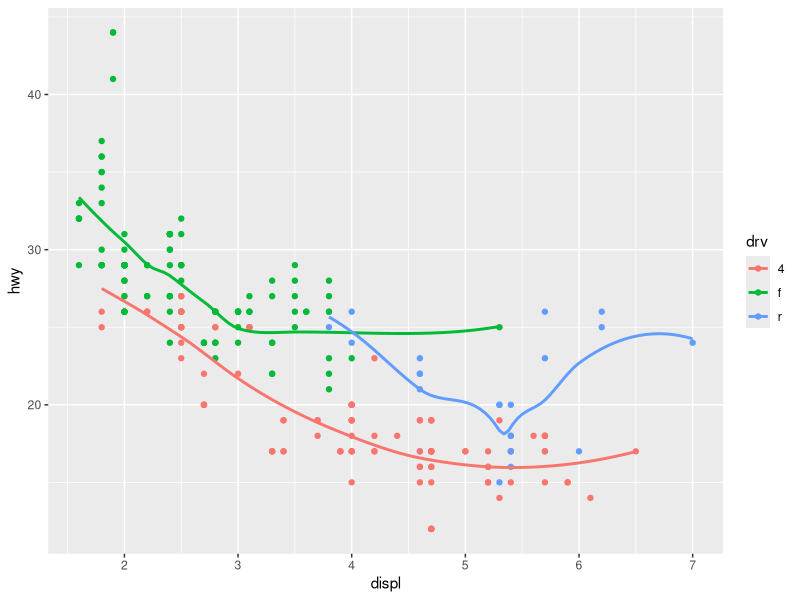
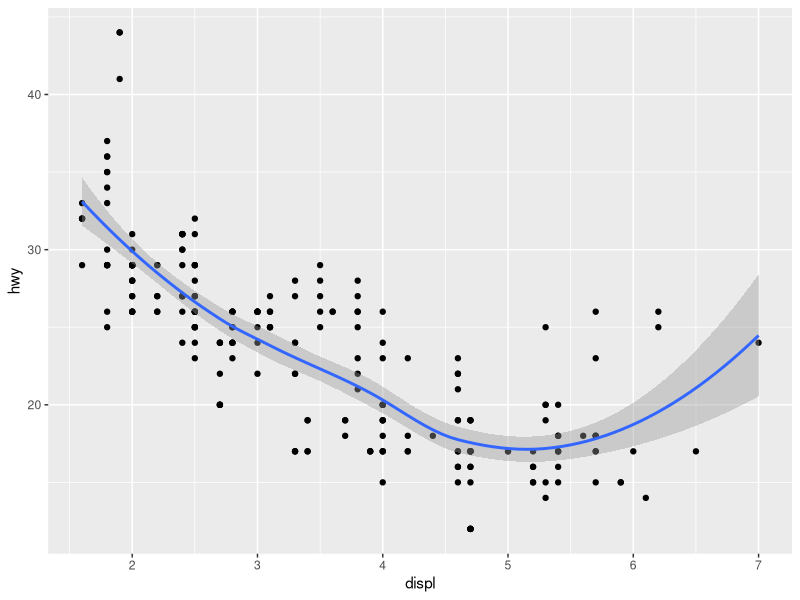
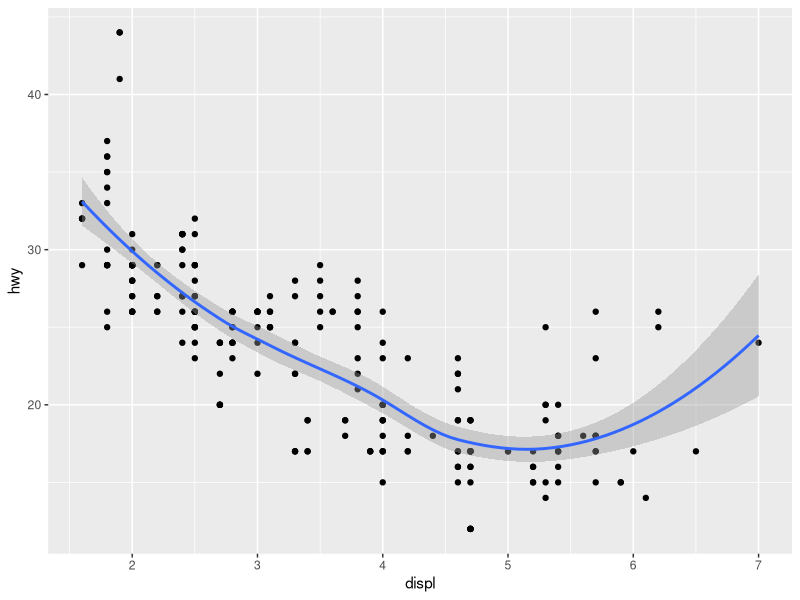
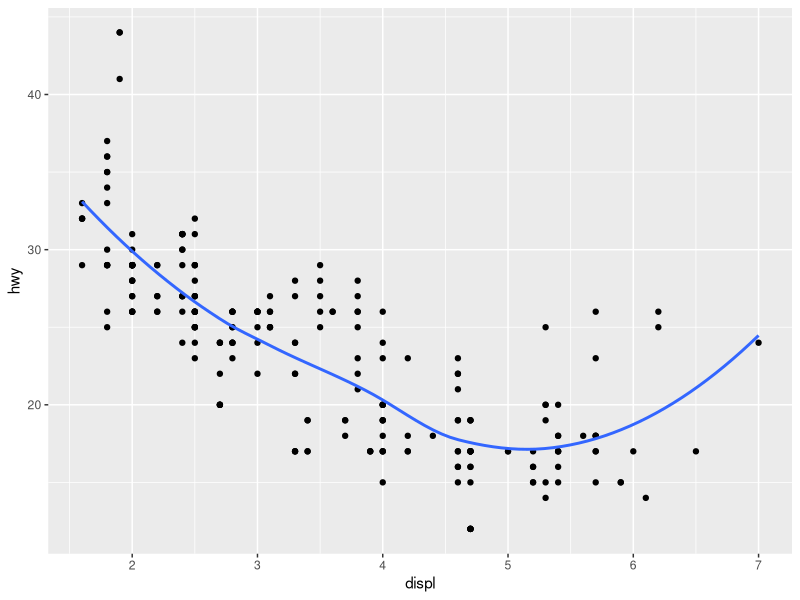
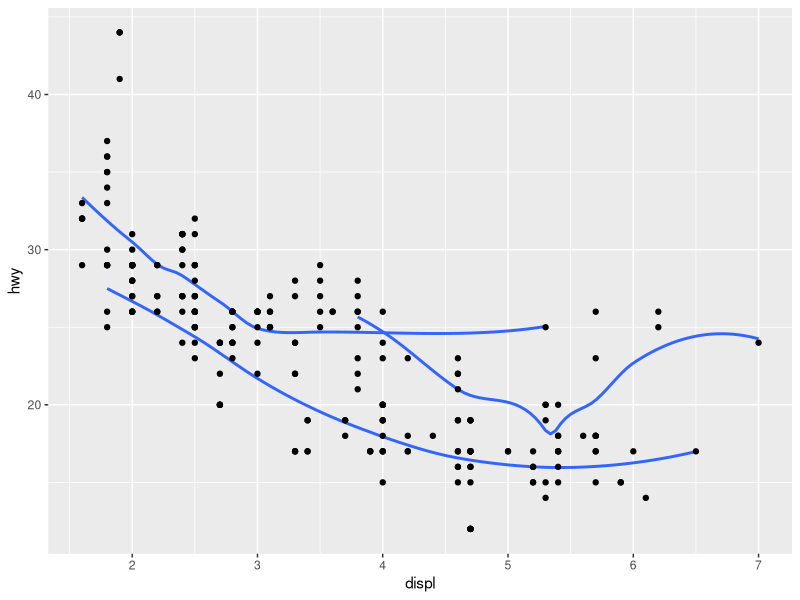
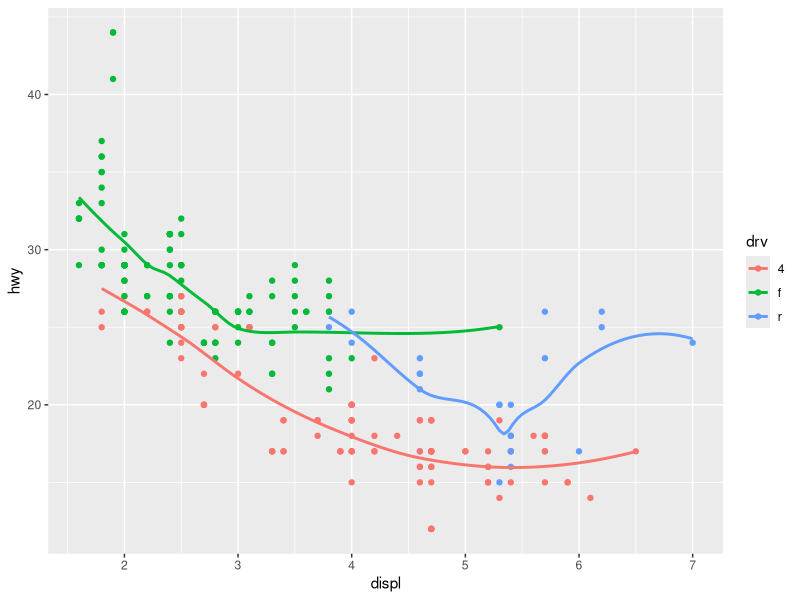
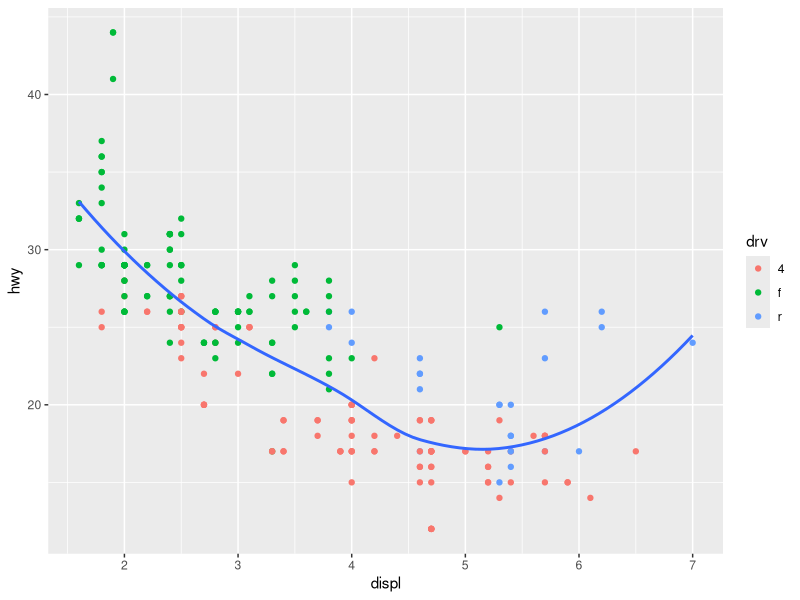
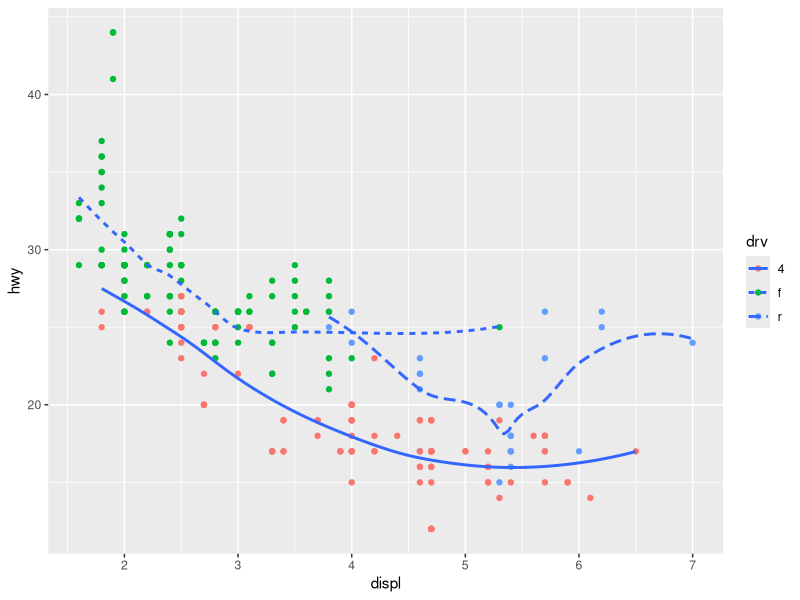

Recreate these plots in R, in order.
## ---- chunk 1
library(ggplot2)
ggplot(data = mpg, mapping = aes(x = displ, y = hwy, color = drv)) + 
  geom_point() + 
  geom_smooth(se = FALSE)

## ---- chunk 2
ggplot(data = mpg, mapping = aes(x = displ, y = hwy)) + 
  geom_point() + 
  geom_smooth()

ggplot() + 
  geom_point(data = mpg, mapping = aes(x = displ, y = hwy)) + 
  geom_smooth(data = mpg, mapping = aes(x = displ, y = hwy))

## ---- chunk 3
ggplot(data = mpg, mapping = aes(x = displ, y = hwy)) + 
  geom_point() + 
  geom_smooth(se = FALSE)

## ---- chunk 4
ggplot(data = mpg, mapping = aes(x = displ, y = hwy)) + 
  geom_smooth(aes(group = drv), se = FALSE) +
  geom_point()

## ---- chunk 5
ggplot(data = mpg, mapping = aes(x = displ, y = hwy, color = drv)) + 
  geom_point() + 
  geom_smooth(se = FALSE)

## ---- chunk 6
ggplot(data = mpg, mapping = aes(x = displ, y = hwy)) + 
  geom_point(aes(color = drv)) + 
  geom_smooth(se = FALSE)

## ---- chunk 7
ggplot(data = mpg, mapping = aes(x = displ, y = hwy)) + 
  geom_point(aes(color = drv)) +
  geom_smooth(aes(linetype = drv), se = FALSE)

## ---- chunk 8
ggplot(data = mpg, mapping = aes(x = displ, y = hwy)) + 
  geom_point(size = 4, colour = "white") + 
  geom_point(aes(colour = drv))

## ---- chunk 9
ggplot(data = diamonds) + 
  geom_bar(mapping = aes(x = cut))

## ---- chunk 10
ggplot(data = diamonds) +
  geom_pointrange(mapping = aes(x = cut, y = depth),
                  stat = "summary",
                  fun.ymin = min,
                  fun.ymax = max,
                  fun.y = median)

## ---- chunk 11
ggplot(data = diamonds) + 
  geom_bar(mapping = aes(x = cut, y = ..prop..))

## ---- chunk 12
ggplot(data = diamonds) + 
  geom_bar(mapping = aes(x = cut, fill = color, y = ..prop..))

## ---- chunk 13
ggplot(data = diamonds) + 
  geom_bar(mapping = aes(x = cut, y = ..prop.., group = 1))

## ---- chunk 14
ggplot(data = diamonds) + 
  geom_bar(mapping = aes(x = cut, fill = color, y = ..prop.., group = 1))

## ---- chunk 15
ggplot(data = diamonds) + 
  geom_bar(mapping = aes(x = cut, colour = cut))

ggplot(data = diamonds) + 
  geom_bar(mapping = aes(x = cut, fill = cut))

## ---- chunk 16
ggplot(data = diamonds) + 
  geom_bar(mapping = aes(x = cut, fill = clarity))
## ---- chunk 17
ggplot(data = diamonds, mapping = aes(x = cut, fill = clarity)) + 
  geom_bar(alpha = 1/5, position = "identity")

## ---- chunk 18
ggplot(data = diamonds, mapping = aes(x = cut, colour = clarity)) + 
  geom_bar(fill = NA, position = "identity")

## ---- chunk 19
ggplot(data = diamonds) + 
  geom_bar(mapping = aes(x = cut, fill = clarity), position = "fill")

## ---- chunk 20
ggplot(data = diamonds) + 
  geom_bar(mapping = aes(x = cut, fill = clarity), position = "dodge")

## ---- chunk 21
ggplot(data = mpg) + 
  geom_point(mapping = aes(x = displ, y = hwy), position = "jitter")

